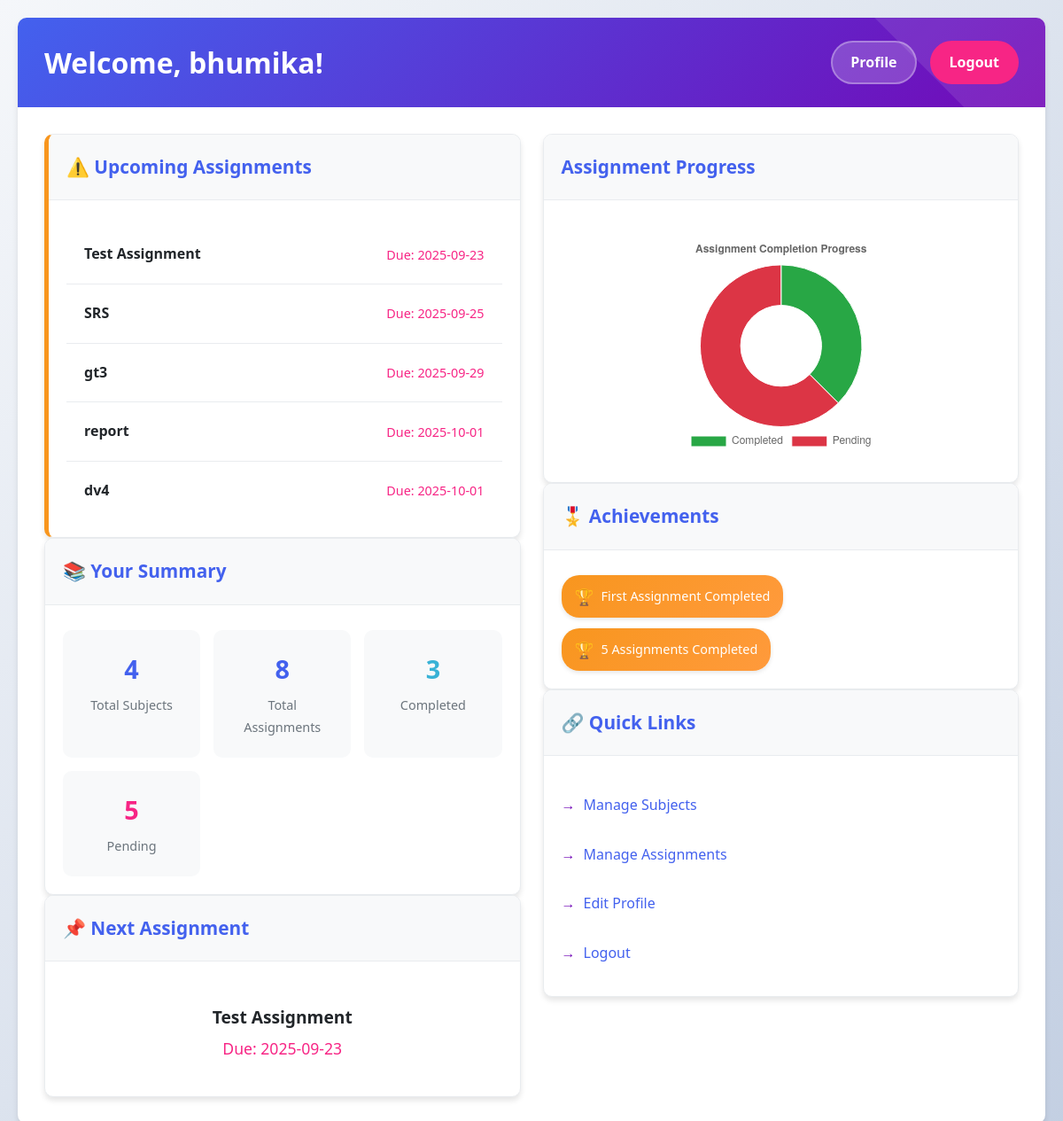
The app's page /dashboard (signed in) with its own data.
### tables this page shows
CREATE TABLE users (
            id INTEGER PRIMARY KEY AUTOINCREMENT,
            username TEXT UNIQUE NOT NULL,
            password TEXT NOT NULL
        , email TEXT);

CREATE TABLE assignments (
            id INTEGER PRIMARY KEY AUTOINCREMENT,
            user_id INTEGER NOT NULL,
            subject_id INTEGER NOT NULL,
            title TEXT NOT NULL,
            due_date TEXT NOT NULL,
            completed INTEGER DEFAULT 0,
            FOREIGN KEY(user_id) REFERENCES users(id) ON DELETE CASCADE,
            FOREIGN KEY(subject_id) REFERENCES subjects(id) ON DELETE CASCADE
        );

CREATE TABLE achievements (
        id INTEGER PRIMARY KEY AUTOINCREMENT,
        user_id INTEGER NOT NULL,
        name TEXT NOT NULL,
        description TEXT,
        date_earned TEXT,
        FOREIGN KEY(user_id) REFERENCES users(id) ON DELETE CASCADE
    );

### app.py (the view)
@app.route('/dashboard')
@login_required
def dashboard():
    conn = sqlite3.connect('database.db')
    c = conn.cursor()
    c.execute("SELECT COUNT(*) FROM subjects WHERE user_id = ?", (current_user.id,))
    subject_count = c.fetchone()[0]
    c.execute("SELECT COUNT(*) FROM assignments WHERE user_id = ?", (current_user.id,))
    total_assignments = c.fetchone()[0]
    c.execute("SELECT COUNT(*) FROM assignments WHERE user_id = ? AND completed = 1", (current_user.id,))
    completed_assignments = c.fetchone()[0]
    c.execute("SELECT COUNT(*) FROM assignments WHERE user_id = ? AND completed = 0", (current_user.id,))
    pending_assignments = c.fetchone()[0]
    c.execute("""
        SELECT title, due_date FROM assignments
        WHERE user_id = ? AND completed = 0
        ORDER BY due_date ASC LIMIT 1
    """, (current_user.id,))
    upcoming = c.fetchone()
    tomorrow = (datetime.now() + timedelta(days=1)).strftime('%Y-%m-%d')
    c.execute("""
        SELECT title, due_date FROM assignments
        WHERE user_id = ? AND completed = 0 AND due_date <= ?
        ORDER BY due_date ASC
    """, (current_user.id, tomorrow))
    due_soon = c.fetchall()
    c.execute("SELECT name, description, date_earned FROM achievements WHERE user_id = ?", (current_user.id,))
    achievements = c.fetchall()
    progress = {
        "completed": completed_assignments,
        "pending": pending_assignments
    }
    conn.close()
    return render_template(
        'dashboard.html',
        username=current_user.username,
        subject_count=subject_count,
        total_assignments=total_assignments,
        completed_assignments=completed_assignments,
        pending_assignments=pending_assignments,
        upcoming=upcoming,
        due_soon=due_soon,
        achievements=achievements,
        progress=progress  # <-- for chart/graph
    )

### app.py (called while the page is built)
@login_manager.user_loader
def load_user(user_id):
    conn = sqlite3.connect('database.db')
    c = conn.cursor()
    c.execute("SELECT * FROM users WHERE id = ?", (user_id,))
    user = c.fetchone()
    conn.close()
    if user:
        return User(user[0], user[1], user[2])
    return None

### templates/dashboard.html (shortened to what this page needs)
<!DOCTYPE html>
<html lang="en">
<head>
<link rel="stylesheet" type="text/css" href="{{ url_for('static', filename='style.css') }}">
</head>
<body>
    <div class="dashboard-container">
        <header class="dashboard-header">
            <h1>Welcome, {{ username }}!</h1>
            <div class="user-actions">
                <a href="{{ url_for('profile') }}" class="btn-profile">Profile</a>
                <a href="{{ url_for('logout') }}" class="btn-logout">Logout</a>
            </div>
        </header>
        <main class="dashboard-main">
            <div class="dashboard-left">
                {% if due_soon %}
                <section class="notification-card card">
                    <div class="card-header">
                        <h2>⚠️ Upcoming Assignments</h2>
                    </div>
                    <div class="card-body">
                        <ul class="assignment-list">
                            {% for assignment in due_soon %}
                            <li class="assignment-item">
                                <span class="assignment-name">{{ assignment[0] }}</span>
                                <span class="assignment-due">Due: {{ assignment[1] }}</span>
                            </li>
                            {% endfor %}
                        </ul>
                    </div>
                </section>
                {% endif %}
                <section class="summary-card card">
                    <div class="card-header">
                        <h2>📚 Your Summary</h2>
                    </div>
                    <div class="card-body">
                        <div class="stats-grid">
                            <div class="stat-item">
                                <span class="stat-value">{{ subject_count }}</span>
                                <span class="stat-label">Total Subjects</span>
                            </div>
                            <div class="stat-item">
                                <span class="stat-value">{{ total_assignments }}</span>
                                <span class="stat-label">Total Assignments</span>
                            </div>
                            <div class="stat-item">
                                <span class="stat-value completed">{{ completed_assignments }}</span>
                                <span class="stat-label">Completed</span>
                            </div>
                            <div class="stat-item">
                                <span class="stat-value pending">{{ pending_assignments }}</span>
                                <span class="stat-label">Pending</span>
                            </div>
                        </div>
                    </div>
                </section>
                <section class="next-assignment-card card">
                    <div class="card-header">
                        <h2>📌 Next Assignment</h2>
                    </div>
                    <div class="card-body">
                        {% if upcoming %}
                        <div class="upcoming-assignment">
                            <h3 class="assignment-title">{{ upcoming[0] }}</h3>
                            <p class="assignment-due-date">Due: {{ upcoming[1] }}</p>
                        </div>
                        {% else %}
                        <div class="no-assignments">
                            <p>No upcoming assignments 🎉</p>
                        </div>
                        {% endif %}
                    </div>
                </section>
            </div>
            <div class="dashboard-right">
                <section class="chart-card card">
                    <div class="card-header">
                        <h2>Assignment Progress</h2>
                    </div>
                    <div class="card-body">
                        <div class="chart-container">
                            <canvas id="progressChart"></canvas>
                        </div>
                    </div>
                </section>
                <section class="achievements-card card">
                    <div class="card-header">
                        <h2>🎖️ Achievements</h2>
                    </div>
                    <div class="card-body">
                        {% if achievements %}
                        <div class="badges-container">
                            {% for ach in achievements %}
                            <div class="badge-item" title="{{ ach[1] }}">
                                <span class="badge-icon">🏆</span>
                                <span class="badge-name">{{ ach[0] }}</span>
                            </div>
                            {% endfor %}
                        </div>
                        {% else %}
                        <div class="no-achievements">
                            <p>No achievements yet. Complete assignments to earn badges!</p>
                        </div>
                        {% endif %}
                    </div>
                </section>
                <section class="quick-links-card card">
                    <div class="card-header">
                        <h2>🔗 Quick Links</h2>
                    </div>
                    <div class="card-body">
                        <ul class="links-list">
                            <li><a href="{{ url_for('manage_subjects') }}" class="link-item">Manage Subjects</a></li>
                            <li><a href="{{ url_for('assignments') }}" class="link-item">Manage Assignments</a></li>
                            <li><a href="{{ url_for('profile') }}" class="link-item">Edit Profile</a></li>
                            <li><a href="{{ url_for('logout') }}" class="link-item">Logout</a></li>
                        </ul>
                    </div>
                </section>
            </div>
        </main>
    </div>
    <script>
        const ctx = document.getElementById('progressChart').getContext('2d');
        const progressChart = new Chart(ctx, {
            type: 'doughnut',
            data: {
                labels: ['Completed', 'Pending'],
                datasets: [{
                    label: 'Assignments Progress',
                    data: [{{ completed_assignments }}, {{ pending_assignments }}],
                    backgroundColor: ['#28a745', '#dc3545'],
                    borderWidth: 1
                }]
            },
            options: {
                responsive: true,
                maintainAspectRatio: false,
                plugins: {
                    legend: {
                        position: 'bottom',
                    },
                    title: {
                        display: true,
                        text: 'Assignment Completion Progress'
                    }
                }
            }
        });
    </script>
</body>
</html>

### records on screen
users: username "bhumika"
assignments: title "Test Assignment", due_date "2025-09-23"
assignments: title "SRS", due_date "2025-09-25"
assignments: title "gt3", due_date "2025-09-29"
assignments: title "report", due_date "2025-10-01"
assignments: title "dv4", due_date "2025-10-01"
achievements: name "First Assignment Completed"
achievements: name "5 Assignments Completed"

### other values on screen
{{ subject_count }} "4"
{{ total_assignments }} "8"
{{ completed_assignments }} "3"
{{ pending_assignments }} "5"
chart data {{ completed_assignments }} 3
chart data {{ pending_assignments }} 5
